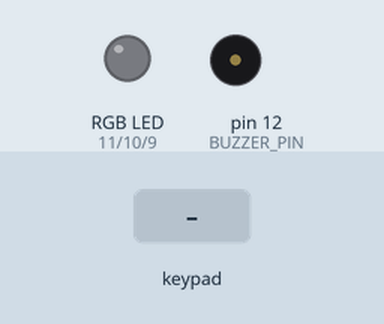
The sketch below on a simulated Arduino Uno, built with avr-gcc and run on an emulated ATmega328P. Shown: an RGB LED mixed from three pins (HIGH = lit), buzzer (waves = sounding). The inputs (shaded band) are chosen by the test bench. Dim RGB values are drawn brighter than linear; what the sketch prints to the serial monitor is not drawn.

Above: at 0.8 s.
0.9 s: keypad keys 5 4 3 2 pressed 0.4 s apart
At 3.6 s:
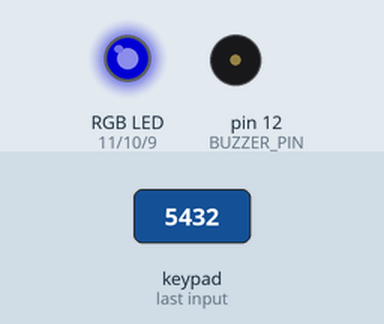
4.0 s: key '#' pressed
5.5 s: keypad keys 5 4 3 2 # pressed 0.4 s apart
At 9.0 s:
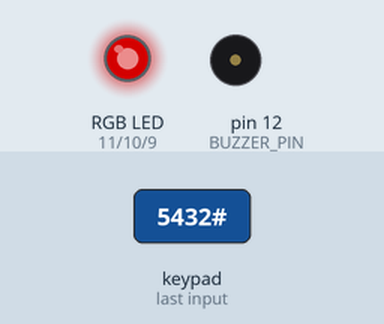
9.3 s: keypad keys 5 4 3 2 # pressed 0.4 s apart
At 12.6 s:
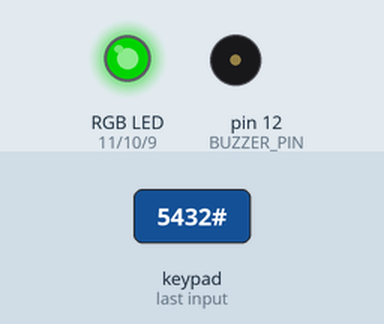
13.1 s: key '1' pressed
At 13.2 s:
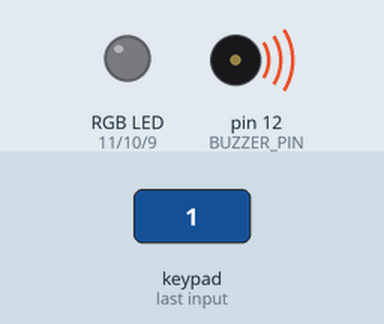
14.6 s: key 'A' pressed
At 15.6 s:
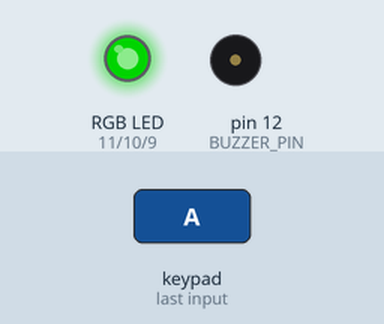
Timing chart, 0 to 17.1 s (numbered marks = the images above; inputs shaded):
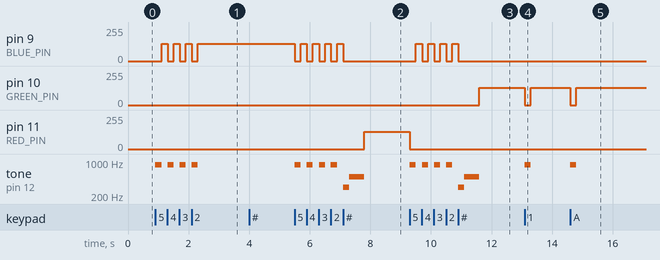

Measured:
- after the input at 0.9 s, pin 9 (BLUE_PIN): alternates 128/255 for 0.20 s and 0/255 for 0.20 s, 7 changes in all, then stays 128/255, starting after 0.21 s; tone on pin 12 (BUZZER_PIN): alternates 880 Hz for 0.20 s and silent for 0.20 s, 8 changes in all, then stays silent, starting at once
- after the input at 4.0 s, every drawn part: stays the same
- after the input at 5.5 s, pin 9 (BLUE_PIN): alternates 128/255 for 0.20 s and 0/255 for 0.20 s, 9 changes in all, then stays 0/255, starting at once; pin 11 (RED_PIN): 0/255 → 128/255 after 2.3 s
- after the input at 9.3 s, pin 9 (BLUE_PIN): alternates 128/255 for 0.20 s and 0/255 for 0.20 s, 8 changes in all, then stays 0/255, starting after 0.20 s; pin 10 (GREEN_PIN): 0/255 → 128/255 after 2.3 s
- after the input at 13.1 s, pin 10 (GREEN_PIN): 128/255 → 0/255 at once, → 128/255 0.20 s later; tone on pin 12 (BUZZER_PIN): silent → 880 Hz at once, → silent 0.20 s later
- after the input at 14.6 s, pin 10 (GREEN_PIN): 128/255 → 0/255 at once, → 128/255 0.20 s later; tone on pin 12 (BUZZER_PIN): silent → 880 Hz at once, → silent 0.20 s later

The sketch:

Day_15_V2_sketch_nov5a.ino
```cpp
/*
 *
 *  First Working Version
 *
 *  Modified Versiob
 *
 *  Explanation of Key Updates

    # as a Special Character:
        In getPINInput(), # is used to indicate the end of the PIN entry and is not included in pinBuffer. When the user presses #, it checks if the PIN length is within the allowed range (4-8 characters) and finalizes the input.

    * to Trigger PIN Change:
        In loop(), pressing * prompts the user to enter the current PIN to gain access to change the PIN. This special character is ignored in the actual PIN entry.
 *
 Explanation of Changes

    Lock/Unlock Functionality:
        The isLocked variable tracks the system’s state.
        When locked, only a correct PIN can unlock it, and all other actions are disabled.
        When unlocked, the user has three options:
            #: Lock the system.
            *: Change the PIN (requires re-entering the current PIN for security).
            Any other character: Print the character to the Serial Monitor and simulate "working."

    Color and Sound Feedback:
        Locked: Red LED indicates the system is locked.
        Unlocked: Green LED when the system is unlocked.
        Input Feedback: Short beep and blue LED on valid inputs.
        Success/Failure: Distinct success/failure feedback with LED colors and buzzer tones.
 *
 */

#include "Arduino.h"
#include <Keypad.h>

// Constants for the minimum and maximum PIN length
const int minPinLength = 4;
const int maxPinLength = 8;
const int maxAttempts = 5;

char currentPIN[maxPinLength + 1];  // Stores the active PIN
int attemptCount = 0;               // Track number of attempts
bool isLocked = true;               // Track lock state

const char BUTTONS[4][4] = {
  { '1', '2', '3', 'A' },
  { '4', '5', '6', 'B' },
  { '7', '8', '9', 'C' },
  { '*', '0', '#', 'D' }
};
const byte ROW_PINS[4] = { 5, 4, 3, 2 };
const byte COL_PINS[4] = { 6, 7, 8, 13 };

Keypad heroKeypad = Keypad(makeKeymap(BUTTONS), ROW_PINS, COL_PINS, 4, 4);

const byte BUZZER_PIN = 12;
const byte RED_PIN = 11;
const byte GREEN_PIN = 10;
const byte BLUE_PIN = 9;

void setup() {
  pinMode(RED_PIN, OUTPUT);
  pinMode(GREEN_PIN, OUTPUT);
  pinMode(BLUE_PIN, OUTPUT);

  Serial.begin(9600);
  Serial.println("Set a new PIN (4-8 characters). End with #:");
  setupNewPIN();
  displayColor(128, 0, 0);  // Red LED indicates locked state
}

void loop() {
  if (isLocked) {
    Serial.println("System is locked. Enter PIN to unlock:");
    if (validatePIN()) {
      isLocked = false;
      Serial.println("System Unlocked! Options: '#' to lock, '*' to change PIN, any other key to work.");
      displayColor(0, 128, 0);  // Green LED indicates unlocked state
    } else {
      attemptCount++;
      if (attemptCount >= maxAttempts) {
        Serial.println("Too many failed attempts. Access locked permanently.");
        while (true); // Lock indefinitely
      }
    }
  } else {
    char button_character = heroKeypad.getKey();
    if (button_character) {
      if (button_character == '#') {  // Lock the system
        isLocked = true;
        Serial.println("System locked. Enter PIN to unlock.");
        displayColor(128, 0, 0);  // Red LED for locked state
      } else if (button_character == '*') {  // Change PIN
        Serial.println("Enter current PIN to change it:");
        if (validatePIN()) {
          Serial.println("PIN accepted. Setting up new PIN.");
          displayColor(128, 80, 0);  // Yellow LED while changing PIN
          setupNewPIN();
          Serial.println("New PIN set successfully. System unlocked.");
          displayColor(0, 128, 0);  // Green LED for unlocked state
        } else {
          Serial.println("Incorrect PIN. Returning to unlocked mode.");
          displayColor(0, 128, 0);  // Keep green LED for unlocked state
        }
      } else {  // Any other character to "work"
        Serial.print("Working... You pressed: ");
        Serial.println(button_character);
        giveInputFeedback();  // Short beep and blue LED for each work action
        displayColor(0, 128, 0);  // Maintain green LED for unlocked state
      }
    }
  }
}

void setupNewPIN() {
  char tempPIN[maxPinLength + 1];

  Serial.println("Enter new PIN:");
  if (getPINInput(tempPIN)) {
    Serial.println("Re-enter new PIN for verification:");
    char verifyPIN[maxPinLength + 1];
    if (getPINInput(verifyPIN) && strcmp(tempPIN, verifyPIN) == 0) {
      strcpy(currentPIN, tempPIN);
      Serial.println("New PIN set successfully!");
      giveSuccessFeedback();
    } else {
      Serial.println("PINs did not match. Restarting setup.");
      setupNewPIN();
    }
  }
}

bool getPINInput(char* pinBuffer) {
  int charIndex = 0;
  while (true) {
    char key = heroKeypad.getKey();
    if (key) {
      if (key == '#') {
        pinBuffer[charIndex] = '\0';
        if (charIndex >= minPinLength && charIndex <= maxPinLength) {
          return true;
        } else {
          Serial.println("Invalid PIN length. Try again.");
          return false;
        }
      }
      if (charIndex < maxPinLength) {
        pinBuffer[charIndex] = key;
        Serial.print("*");
        charIndex++;
      }
      giveInputFeedback();
    }
  }
}

bool validatePIN() {
  char enteredPIN[maxPinLength + 1];
  if (getPINInput(enteredPIN)) {
    if (strcmp(enteredPIN, currentPIN) == 0) {
      giveSuccessFeedback();
      return true;
    }
  }
  giveErrorFeedback();
  return false;
}

void displayColor(byte red_intensity, byte green_intensity, byte blue_intensity) {
  analogWrite(RED_PIN, red_intensity);
  analogWrite(GREEN_PIN, green_intensity);
  analogWrite(BLUE_PIN, blue_intensity);
}

void giveInputFeedback() {
  displayColor(0, 0, 0);
  tone(BUZZER_PIN, 880, 200);
  delay(200);
  displayColor(0, 0, 128);
}

void giveSuccessFeedback() {
  displayColor(0, 0, 0);
  tone(BUZZER_PIN, 300, 200);
  delay(200);
  tone(BUZZER_PIN, 500, 500);
  delay(500);
  displayColor(0, 128, 0);
}

void giveErrorFeedback() {
  displayColor(0, 0, 0);
  tone(BUZZER_PIN, 300, 200);
  delay(200);
  tone(BUZZER_PIN, 200, 500);
  delay(500);
  displayColor(128, 0, 0);
}
```
